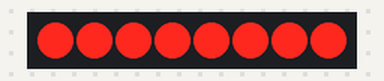
This sketch was run on a simulated Arduino Uno, built with avr-gcc and run on an emulated ATmega328P. Parts: 8 shift-register outputs drawn as a row of LEDs (first output left, lit = HIGH). Wiring (inferred from the names in the program): shift register (74HC595): data pin 4; shift clock pin 2; latch pin 3. Wiring (inferred from the signals the program sends): row of LEDs: on Q0, Q1, Q2, Q3, Q4, Q5, Q6, Q7.

Above: at 0.3 s.
At 1.7 s:
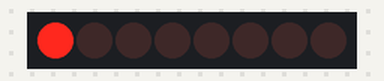
At 2.7 s:
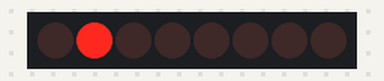
At 4.7 s:
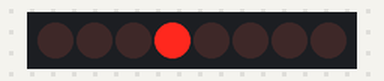
At 6.7 s:
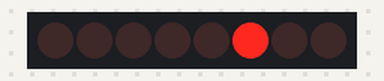
At 8.8 s:
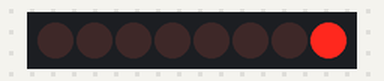
Timing chart, 0 to 12.0 s (numbered marks = the images above):
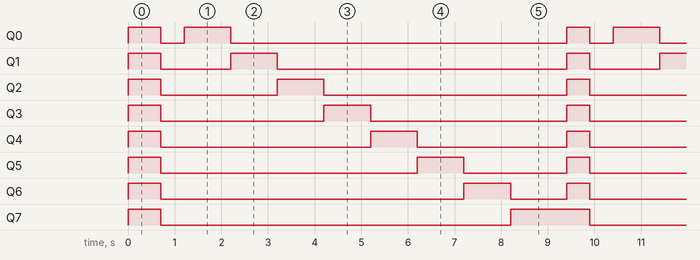

Measured:
- by itself, Q0: repeats every 9.2 s: LOW 0.50 s, HIGH 1.0 s, LOW 7.2 s, HIGH 0.50 s
- by itself, Q1: repeats every 9.2 s: LOW 1.5 s, HIGH 1.0 s, LOW 6.2 s, HIGH 0.50 s
- by itself, Q2: repeats every 9.2 s: LOW 2.5 s, HIGH 1.0 s, LOW 5.2 s, HIGH 0.50 s
- by itself, Q3: repeats every 9.2 s: LOW 3.5 s, HIGH 1.0 s, LOW 4.2 s, HIGH 0.50 s
- by itself, Q4: repeats every 9.2 s: LOW 4.5 s, HIGH 1.0 s, LOW 3.2 s, HIGH 0.50 s
- by itself, Q5: repeats every 9.2 s: LOW 5.5 s, HIGH 1.0 s, LOW 2.2 s, HIGH 0.50 s
- by itself, Q6: repeats every 9.2 s: LOW 6.5 s, HIGH 1.0 s, LOW 1.2 s, HIGH 0.50 s
- by itself, Q7: repeats every 9.2 s: LOW 7.5 s, HIGH 1.7 s

The sketch:

Trening_Rejsretu.ino
```cpp
int cPin = 2;
int dPin = 4;
int lPin = 3;
byte data = 0;

void setup() {
  pinMode(lPin, OUTPUT);
  pinMode(cPin, OUTPUT);
  pinMode(dPin, OUTPUT);
  digitalWrite(lPin, LOW);
  shiftOut(dPin, cPin, MSBFIRST, 255);
  digitalWrite(lPin, HIGH);
}
void loop() {

  blinkAll(1,500);
  for (int j = 0; j < 8; j++) {
    lightShiftPinA(j);
    delay(1000);
  }
}
void lightShiftPinA(int p) {
  int pin;
  pin = 1<< p;
  digitalWrite(lPin, LOW);
  shiftOut(dPin, cPin, MSBFIRST, pin);
  digitalWrite(lPin, HIGH);
}
void lightShiftPinB(int p) {
  int pin;
  pin = 1;

  for (int x = 0; x < p; x++) {
    pin = pin * 2;
  }
  digitalWrite(lPin, LOW);
  shiftOut(dPin, cPin, MSBFIRST, pin);
  digitalWrite(lPin, HIGH);

}


void blinkAll(int n, int d) {
  digitalWrite(lPin, LOW);
  shiftOut(d, cPin, MSBFIRST, 0);
  digitalWrite(lPin, HIGH);
  delay(200);
  for (int x = 0; x < n; x++) {
    digitalWrite(lPin, LOW);
    shiftOut(dPin, cPin, MSBFIRST, 255);
    digitalWrite(lPin, HIGH);
    delay(d);
    digitalWrite(lPin, LOW);
    shiftOut(dPin, cPin, MSBFIRST, 0);
    digitalWrite(lPin, HIGH);
    delay(d);
  }
}
```
